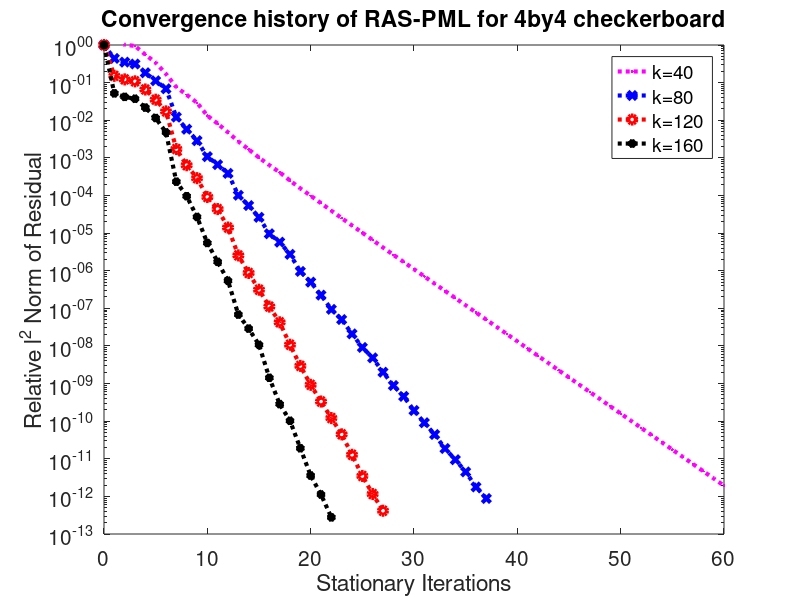

MATLAB code to generate this figure:
res40 = [0.000353957, 0.000448402, 0.000358137, 0.000334301, 0.000196066, 0.000119867, 6.00733e-05, 2.67075e-05, 1.68103e-05, 1.03087e-05, 4.69225e-06, 2.87021e-06, 1.68086e-06, 9.66357e-07, 5.94291e-07, 3.58736e-07, 2.26309e-07, 1.45802e-07, 8.81407e-08, 5.44266e-08, 3.48296e-08, 2.20479e-08, 1.3954e-08, 8.83263e-09, 5.64158e-09, 3.62639e-09, 2.30446e-09, 1.46244e-09, 9.37608e-10, 6.03346e-10, 3.87852e-10, 2.48833e-10, 1.5971e-10, 1.02794e-10, 6.62202e-11, 4.26309e-11, 2.74288e-11, 1.76344e-11, 1.13306e-11, 7.27667e-12, 4.67153e-12, 3.00003e-12, 1.92812e-12, 1.23994e-12, 7.97492e-13, 5.12856e-13, 3.29784e-13, 2.12057e-13, 1.36349e-13, 8.76709e-14, 5.63773e-14, 3.62555e-14, 2.3314e-14, 1.49907e-14, 9.63819e-15, 6.19682e-15, 3.98411e-15, 2.56173e-15, 1.64764e-15, 1.05974e-15, 6.81841e-16, 4.38882e-16, 2.82102e-16]
res80 = [0.000106515, 4.69523e-05, 3.73398e-05, 3.33179e-05, 1.94426e-05, 1.19259e-05, 7.31673e-06, 1.2911e-06, 6.15525e-07, 3.04937e-07, 1.14774e-07, 7.01081e-08, 4.11696e-08, 1.07904e-08, 5.7341e-09, 2.79454e-09, 1.0203e-09, 6.11463e-10, 2.8994e-10, 1.0211e-10, 5.30099e-11, 2.38707e-11, 1.00191e-11, 5.34115e-12, 2.22946e-12, 9.72991e-13, 5.13468e-13, 2.13127e-13, 9.45642e-14, 4.84528e-14, 2.04569e-14, 9.66396e-15, 4.70043e-15, 1.99737e-15, 1.00536e-15, 4.7731e-16, 1.89566e-16, 9.36634e-17]
res120 = [5.24618e-05, 7.93442e-06, 6.38426e-06, 5.67315e-06, 3.44733e-06, 1.84198e-06, 9.01138e-07, 9.00398e-08, 3.34327e-08, 1.51232e-08, 4.77337e-09, 2.27987e-09, 7.36207e-10, 1.33834e-10, 4.56067e-11, 1.63765e-11, 5.83663e-12, 2.22562e-12, 5.64866e-13, 1.54664e-13, 4.84641e-14, 1.74533e-14, 6.34299e-15, 2.34018e-15, 6.69848e-16, 1.83274e-16, 6.0576e-17, 2.1785e-17]
res160 = [3.17282e-05, 1.64604e-06, 1.32399e-06, 1.18285e-06, 6.87071e-07, 3.63389e-07, 1.50681e-07, 7.3588e-09, 3.03958e-09, 8.52839e-10, 1.72817e-10, 5.45406e-11, 1.71029e-11, 2.16136e-12, 9.15386e-13, 3.38842e-13, 4.49975e-14, 9.01963e-15, 3.24234e-15, 6.04823e-16, 1.13401e-16, 3.55647e-17, 8.7885e-18]




semilogy(0:size(res40,2)-1,res40/res40(1),'m:.','DisplayName','k=40','LineWidth',3); hold on;

semilogy(0:size(res80,2)-1,res80/res80(1),'b:x','DisplayName','k=80','LineWidth',3); hold on;

semilogy(0:size(res120,2)-1,res120/res120(1),'r:o','DisplayName','k=120','LineWidth',3); hold on;

semilogy(0:size(res160,2)-1,res160/res160(1),'k:*','DisplayName','k=160','LineWidth',3); hold on;


legend('show');
axis([0 60 1e-13 1])
%axis([0 20 1e-10 1])
xlabel('Stationary Iterations');
ylabel('Relative l^2 Norm of Residual');
title('Convergence history of RAS-PML for 4by4 checkerboard');
set(gca,'FontSize',15);
hold off

